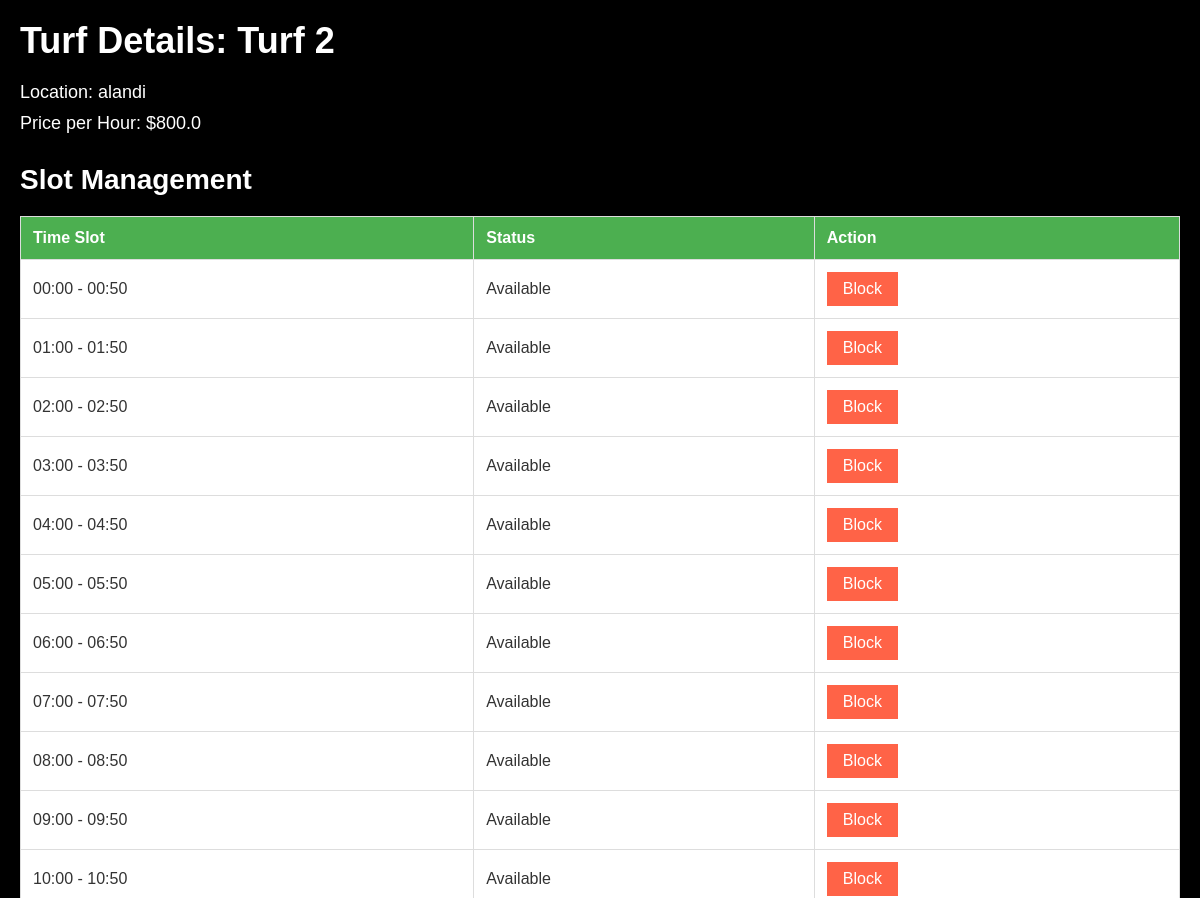
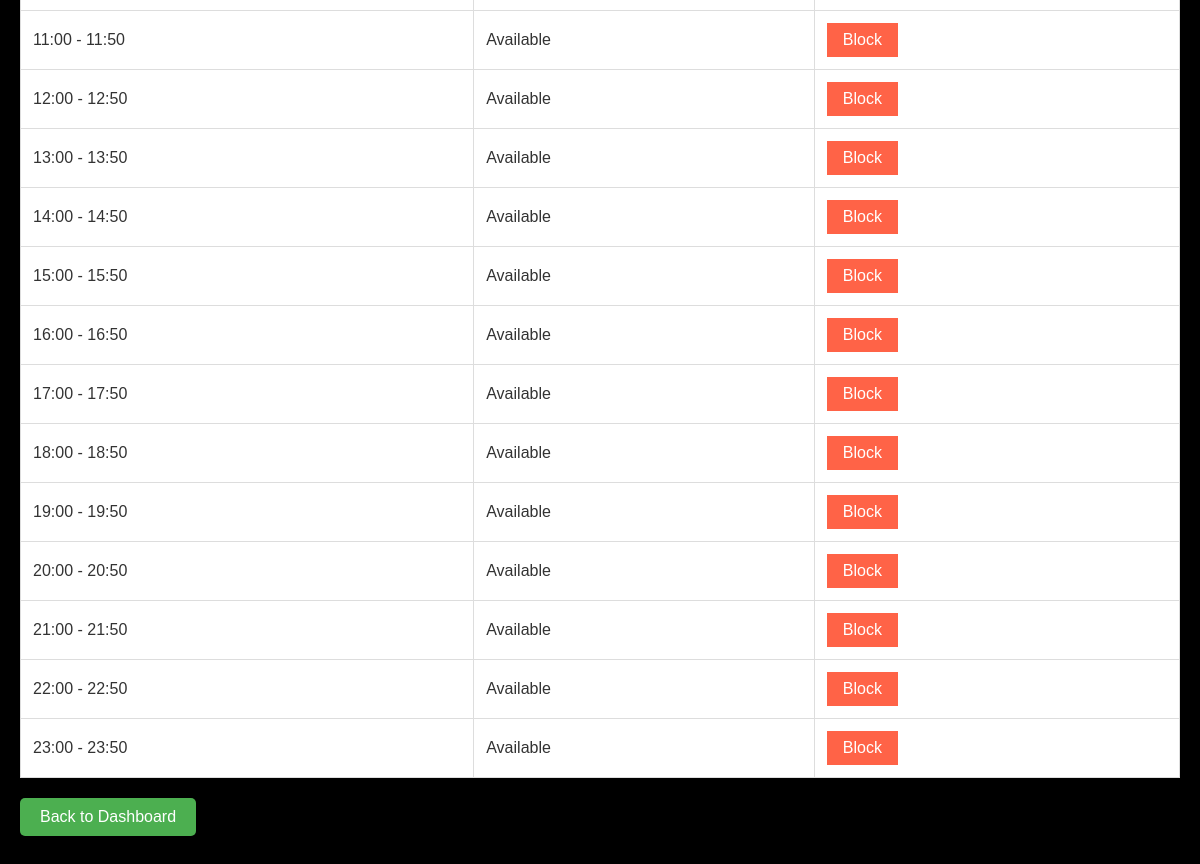
The page /owner_dashboard/turf/3 (signed in) on the database its author committed (2 pictures, top to bottom).
### models.py (models this page shows, shortened)
class Turf(db.Model):
    id = db.Column(db.Integer, primary_key=True)
    name = db.Column(db.String(100), nullable=False)
    location = db.Column(db.String(100), nullable=False)
    price_per_hour = db.Column(db.Float, nullable=False)
    description = db.Column(db.Text, nullable=True)
    owner_id = db.Column(db.Integer, db.ForeignKey('user.id'), nullable=False)
    slots = db.relationship('Slot', back_populates='turf', lazy=True, cascade="all, delete-orphan")

class Slot(db.Model):
    id = db.Column(db.Integer, primary_key=True)
    turf_id = db.Column(db.Integer, db.ForeignKey('turf.id'), nullable=False)
    start_time = db.Column(db.String(20), nullable=False)
    is_blocked = db.Column(db.Boolean, default=False)
    is_booked = db.Column(db.Boolean, default=False)
    turf = db.relationship('Turf', back_populates='slots')

### app.py (the view, shortened to what this page needs)
@app.route('/owner_dashboard/turf/<int:turf_id>', methods=['GET', 'POST'])
@login_required
def turf_details(turf_id):
    turf = Turf.query.get(turf_id)
    if not turf or turf.owner_id != session['user_id']:
        flash("Unauthorized access.", "danger")
        return redirect(url_for('owner_dashboard'))
    slots = Slot.query.filter_by(turf_id=turf_id).order_by(Slot.start_time).all()
    return render_template('turf_details.html', turf=turf, slots=slots)

### app.py (called while the page is built)
def login_required(f):
    @wraps(f)
    def decorated_function(*args, **kwargs):
        if 'user_id' not in session:
            flash("You need to log in first!", "danger")
            return redirect(url_for('login'))
        return f(*args, **kwargs)
    return decorated_function

@app.before_request
def page_last_visited():
    excluded_routes = ['login', 'logout', 'static', 'register']
    if request.endpoint not in excluded_routes and request.method == 'GET':
        session['page_last_visited_url'] = request.path

### templates/turf_details.html (shortened to what this page needs)
<!DOCTYPE html>
<html lang="en">
<head>
</head>
<body>
    <h1>Turf Details: {{ turf.name }}</h1>
    <p>Location: {{ turf.location }}</p>
    <p>Price per Hour: ${{ turf.price_per_hour }}</p>
    <h2>Slot Management</h2>
    <table>
        <thead>
            <tr>
                <th>Time Slot</th>
                <th>Status</th>
                <th>Action</th>
            </tr>
        </thead>
        <tbody>
            {% for slot in slots %}
            <tr>
                <td>{{ slot.start_time }}</td>
                <td>
                    {% if slot.is_blocked %}
                        Blocked
                    {% elif slot.is_booked %}
                        Booked
                    {% else %}
                        Available
                    {% endif %}
                </td>
                <td>
                    <form method="POST" style="display:inline;">
                        {% if slot.is_blocked %}
                            <button type="submit" name="action" value="unblock">Unblock</button>
                        {% else %}
                            <button type="submit" name="action" value="block">Block</button>
                        {% endif %}
                    </form>
                </td>
            </tr>
            {% endfor %}
        </tbody>
    </table>
    <p><a href="{{ url_for('owner_dashboard') }}">Back to Dashboard</a></p>
</body>
</html>

### templates/turf_details.html (style rules this page uses)
* { margin: 0; padding: 0; box-sizing: border-box; }
body { font-family: 'Arial', sans-serif; background-color: #000000; color: #333; padding: 20px; }
h1 { font-size: 36px; color: #ffffff; margin-bottom: 20px; }
h2 { font-size: 28px; color: #ffffff; margin-top: 30px; margin-bottom: 15px; }
p { font-size: 18px; color: #ffffff; margin-bottom: 10px; }
table { width: 100%; border-collapse: collapse; margin-top: 20px; }
th, td { padding: 12px; text-align: left; border: 1px solid #ddd; }
th { background-color: #4CAF50; color: white; }
td { background-color: #fff; }
button { padding: 8px 16px; font-size: 16px; border: none; cursor: pointer; transition: background-color 0.3s ease; }
button[type="submit"][name="action"][value="block"] { background-color: #FF6347; color: white; }
a { text-decoration: none; color: #007BFF; font-size: 16px; }
p a { display: inline-block; margin-top: 20px; padding: 10px 20px; background-color: #4CAF50; color: white; border-radius: 5px; font-size: 16px; text-align: center; transition: background-color 0.3s ease; }

### rows shown on the page
Turf: name "Turf 2", location "alandi", price_per_hour "800.0"
Slot: start_time "00:00 - 00:50", is_blocked "Available"
Slot: start_time "01:00 - 01:50", is_blocked "Available"
Slot: start_time "02:00 - 02:50", is_blocked "Available"
Slot: start_time "03:00 - 03:50", is_blocked "Available"
Slot: start_time "04:00 - 04:50", is_blocked "Available"
Slot: start_time "05:00 - 05:50", is_blocked "Available"
Slot: start_time "06:00 - 06:50", is_blocked "Available"
Slot: start_time "07:00 - 07:50", is_blocked "Available"
Slot: start_time "08:00 - 08:50", is_blocked "Available"
Slot: start_time "09:00 - 09:50", is_blocked "Available"
Slot: start_time "10:00 - 10:50", is_blocked "Available"
Slot: start_time "11:00 - 11:50", is_blocked "Available"
Slot: start_time "12:00 - 12:50", is_blocked "Available"
Slot: start_time "13:00 - 13:50", is_blocked "Available"
Slot: start_time "14:00 - 14:50", is_blocked "Available"
Slot: start_time "15:00 - 15:50", is_blocked "Available"
Slot: start_time "16:00 - 16:50", is_blocked "Available"
Slot: start_time "17:00 - 17:50", is_blocked "Available"
Slot: start_time "18:00 - 18:50", is_blocked "Available"
Slot: start_time "19:00 - 19:50", is_blocked "Available"
Slot: start_time "20:00 - 20:50", is_blocked "Available"
Slot: start_time "21:00 - 21:50", is_blocked "Available"
Slot: start_time "22:00 - 22:50", is_blocked "Available"
Slot: start_time "23:00 - 23:50", is_blocked "Available"
